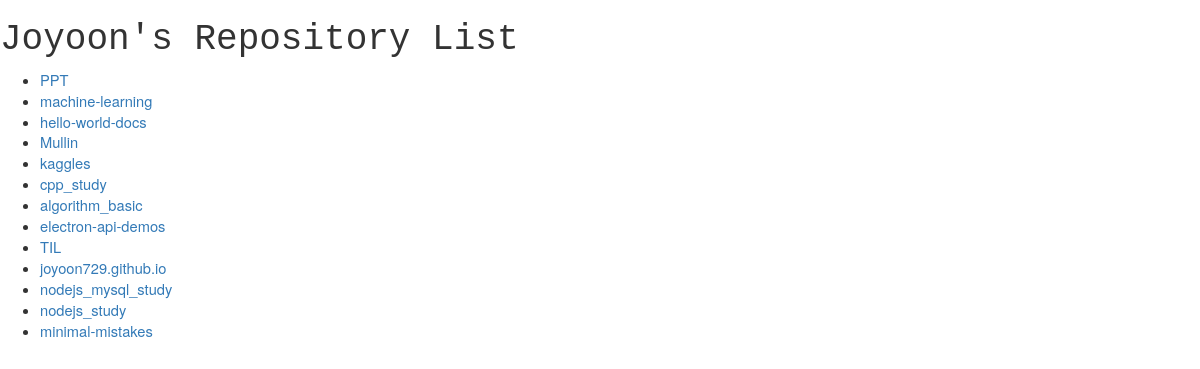
The page /crawler/ on the database its author committed.
### crawler/models.py (models this page shows, shortened)
class RepositData(models.Model):
    title = models.CharField(max_length=100)
    link = models.URLField()

### crawler/views.py (the view)
# urls.py: path('', views.reposit_list, name='reposit_list'),
def reposit_list(request):
    reposits = RepositData.objects.all()
    return render(request, 'reposit/reposit_list.html', {'reposits': reposits})

### crawler/templates/reposit/reposit_list.html (shortened to what this page needs)
{% load static %}
<html>
    <head>
        <link rel="stylesheet" href="//maxcdn.bootstrapcdn.com/bootstrap/3.2.0/css/bootstrap.min.css">
        <link rel="stylesheet" href="//maxcdn.bootstrapcdn.com/bootstrap/3.2.0/css/bootstrap-theme.min.css">
        <link rel="stylesheet" href="{% static 'css/blog.css' %}">
    </head>
    <body>
        <div>
            <h1>Joyoon's Repository List</h1>
        </div>
        <div>
            <ul>
                {% for reposit in reposits %}
                    <li><a href="{{reposit.link}}" style="font-size: 11pt">{{reposit.title}}</a></li>
                {% endfor %}
            </ul>
        </div>
    </body>
</html>

### blog/static/css/blog.css (style rules this page uses)
h1, h2, h3, h4 { font-family: 'VT323', monospace; }

### rows shown on the page
RepositData: title "PPT"
RepositData: title "machine-learning"
RepositData: title "hello-world-docs"
RepositData: title "Mullin"
RepositData: title "kaggles"
RepositData: title "cpp_study"
RepositData: title "algorithm_basic"
RepositData: title "electron-api-demos"
RepositData: title "TIL"
RepositData: title "joyoon729.github.io"
RepositData: title "nodejs_mysql_study"
RepositData: title "nodejs_study"
RepositData: title "minimal-mistakes"
